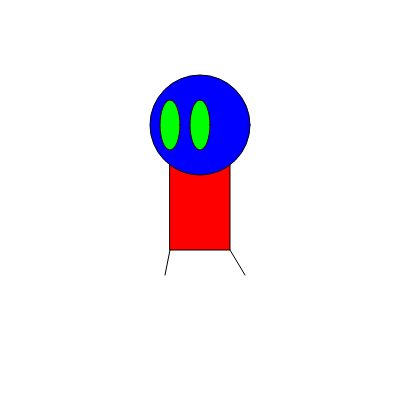
Frame 1 (no input)
Frame 60 (no input): identical to frame 1, image omitted
Frame 120 (the mouse pressed at the canvas centre since frame 60): identical to frame 1, image omitted

The p5.js sketch that drew this single still picture (run headless with seeded random() and noise() and a simulated clock; from frame 60 on, the mouse is pressed at the canvas centre):

// p5.js sketch
// ── sketch.js
function setup() {
    createCanvas(400,400);
}

function draw() {

    ellipseMode(CENTER);
    rectMode(CENTER);

    background(255,255,255);
    
    fill(255,0,0);
    rect(200,200,60,100);

    fill(0,0,255);
    ellipse(200,125,100,100);

    fill(0,255,0);
    ellipse(170,125,20,50);
    ellipse(200,125,20,50);

    line(170,250,165,275);
    line(230,250,245,275);

}
